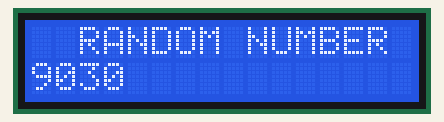
This sketch was run on a simulated Arduino Uno, built with avr-gcc and run on an emulated ATmega328P. On the bench: 16×2 character LCD. Random numbers use the default seed unless the sketch sets one.

Above: at 0.1 s.
At 4.6 s:
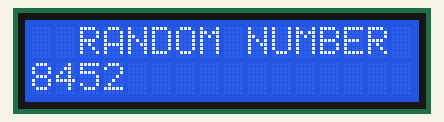
At 9.6 s:
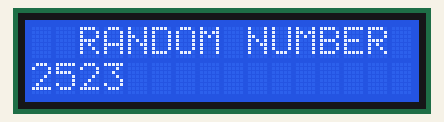
At 19.7 s:
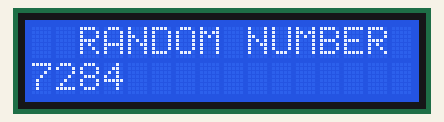
At 29.2 s:
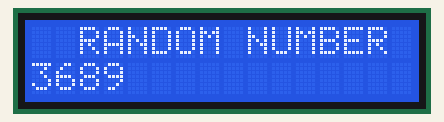
At 39.2 s:
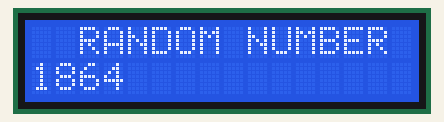

The sketch:

Random_number_on_LCD.ino
```cpp
#include <LiquidCrystal.h>
LiquidCrystal lcd(14, 15, 16, 17, 18, 19);

long randNumber;

void setup()
{
  Serial.begin(9600);
  lcd.begin(16, 2);
  lcd.print("  RANDOM NUMBER ");
}

void loop()
{
  randNumber = random(1111, 9999);
  //Serial.println(randNumber);
  lcd.setCursor(0, 1);
  lcd.print(randNumber);
  delay(500);
}
```

Measured:
- what the display in image 1 shows lasts 0.5 s, from 4.6 s to 5.1 s
